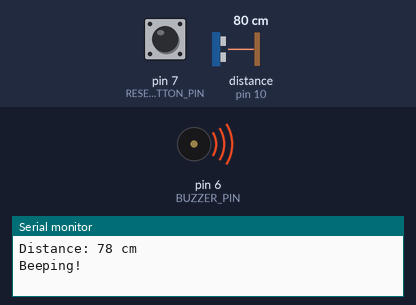
A sketch run on a simulated Arduino Uno, built with avr-gcc and run on an emulated ATmega328P. Parts: buzzer (waves = sounding, pin HIGH), the last lines printed to the serial monitor. Wiring (inferred from the names in the program): ultrasonic range finder: trigger pin 9; echo pin 10. The inputs (shaded band) are chosen by the test bench; at power-on: pin 7 (RESET_BUTTON_PIN) HIGH, distance to the obstacle (sensor on pin 10) 80 cm. The echo pulse lasts 58.3 µs per cm; pins used as bus, display or sensor lines are not drawn.

Above: at 1.25 s.
1.3 s: pin 7 (RESET_BUTTON_PIN) pulled LOW for 0.15 s
At 2.0 s:
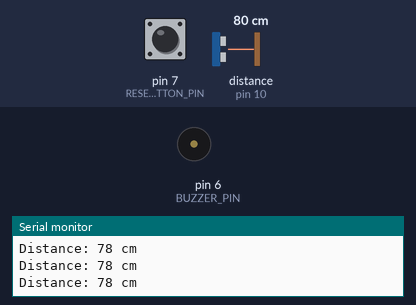
2.9 s: distance to the obstacle (sensor on pin 10) set to 32 cm
4.4 s: distance to the obstacle (sensor on pin 10) set to 26 cm
Timing chart, 0 to 7.4 s (numbered marks = the images above; inputs shaded):
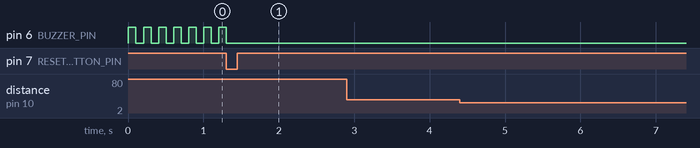

Measured:
- after the input at 1.3 s, pin 6 (BUZZER_PIN): goes on until 1.3 s, then stays LOW
- by itself, pin 6 (BUZZER_PIN): alternates HIGH for 0.10 s and LOW for 0.10 s

The sketch:

door_alarm.ino
```cpp
#define TRIG_PIN 9
#define ECHO_PIN 10
#define BUZZER_PIN 6
#define RESET_BUTTON_PIN 7  // Define reset button pin

long duration;
int distance;
int lastDistance = 0;
const int threshold = 50; // Minimum change in distance to trigger the buzzer

void setup() {
    pinMode(TRIG_PIN, OUTPUT);
    pinMode(ECHO_PIN, INPUT);
    pinMode(BUZZER_PIN, OUTPUT);
    pinMode(RESET_BUTTON_PIN, INPUT_PULLUP); // Use internal pull-up resistor
    Serial.begin(9600);
}

void loop() {
    if (digitalRead(RESET_BUTTON_PIN) == LOW) {
        Serial.println("Reset Button Pressed! Stopping Buzzer.");
        digitalWrite(BUZZER_PIN, LOW);
        lastDistance = distance;
        return;
    }

    // Trigger ultrasonic sensor
    digitalWrite(TRIG_PIN, LOW);
    delayMicroseconds(2);
    digitalWrite(TRIG_PIN, HIGH);
    delayMicroseconds(10);
    digitalWrite(TRIG_PIN, LOW);

    duration = pulseIn(ECHO_PIN, HIGH);
    distance = duration * 0.034 / 2; // Convert to cm

    Serial.print("Distance: ");
    Serial.print(distance);
    Serial.println(" cm");

    // Check if distance change is significant
    if (abs(distance - lastDistance) > threshold && distance < 100) {
        Serial.println("Beeping!");
        for (int i = 0; i < 10; i++) {
            if (digitalRead(RESET_BUTTON_PIN) == LOW) {
                Serial.println("Reset Button Pressed! Stopping Buzzer.");
                digitalWrite(BUZZER_PIN, LOW);
                lastDistance = distance;
                return;
            }
            digitalWrite(BUZZER_PIN, HIGH);
            delay(100);
            digitalWrite(BUZZER_PIN, LOW);
            delay(100);
        }
    }
    lastDistance = distance;

    delay(100);
}
```
